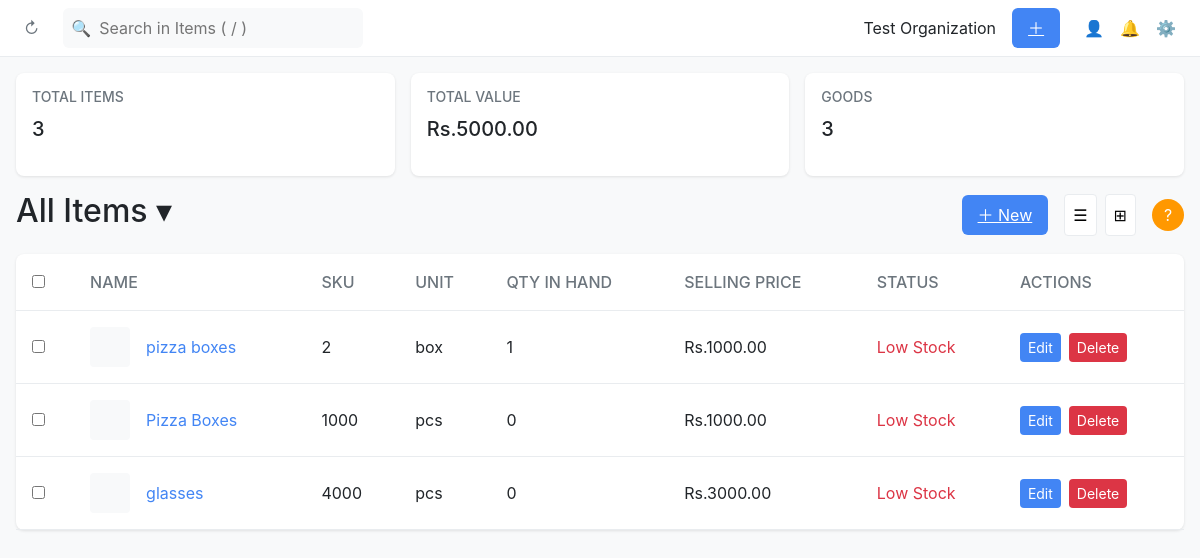
/items (signed in), run on an earlier commit of the app's database.
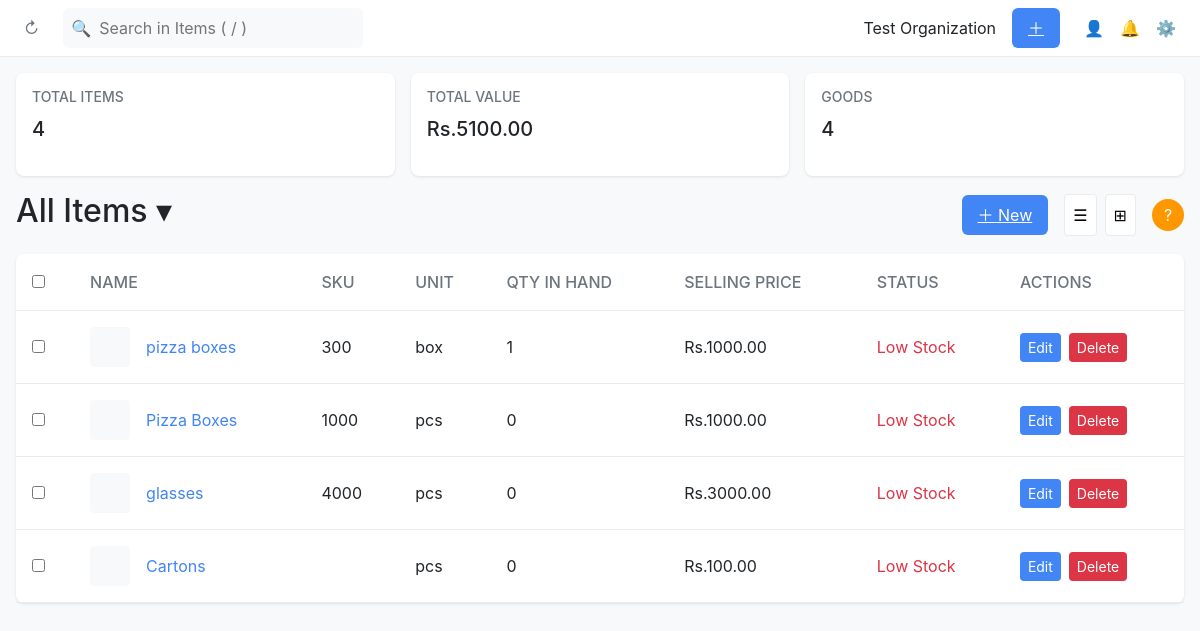
And on a later commit of the database.
### app.py (models this page shows)
class Item(db.Model):
    id = db.Column(db.Integer, primary_key=True)
    name = db.Column(db.String(100), nullable=False)
    sku = db.Column(db.String(50))
    unit = db.Column(db.String(20), nullable=False)
    returnable = db.Column(db.Boolean, default=True)
    selling_price = db.Column(db.Float)
    cost_price = db.Column(db.Float)
    tax_rate = db.Column(db.Float)
    quantity_in_hand = db.Column(db.Integer, default=0)
    quantity_to_receive = db.Column(db.Integer, default=0)
    reorder_point = db.Column(db.Integer, default=10)

### app.py (the view)
@app.route('/items')
@admin_required
@login_required
def item_list():
    items = Item.query.all()
    total_items = len(items)
    total_value = sum(item.selling_price for item in items if item.selling_price)
    item_types = {
        "Goods": Item.query.count()
    }
    flash(f"Viewing list of {total_items} items.", "info")
    return render_template(
        "item_list.html",
        items=items,
        total_items=total_items,
        total_value=total_value,
        item_types=item_types,
        show_sidebar=True
    )

### app.py (called while the page is built)
def admin_required(f):
    @wraps(f)
    def decorated_function(*args, **kwargs):
        if not current_user.is_authenticated:
            flash("Please login to access this page.", "error")
            return redirect(url_for("loginFunction"))
        if current_user.role != "admin":
            flash("Access denied: Admin privileges required for this operation.", "error")
            return redirect(url_for("dashboard"))
        return f(*args, **kwargs)
    return decorated_function

@login_manager.user_loader
def load_user(user_id):
    return db.session.get(User, int(user_id))

### templates/item_list.html (shortened to what the changed rows need)
<!DOCTYPE html>
<html lang="en">
<head>
    <link href="https://cdn.jsdelivr.net/npm/bootstrap@5.1.3/dist/css/bootstrap.min.css" rel="stylesheet">
</head>
<body>
    <div class="content">
        <div class="summary-stats">
            <div class="stat-card">
                <h3>TOTAL ITEMS</h3>
                <p>{{ total_items }}</p>
            </div>
            <div class="stat-card">
                <h3>TOTAL VALUE</h3>
                <p>Rs.{{ "%.2f"|format(total_value) }}</p>
            </div>
            {% for type, count in item_types.items() %}
            <div class="stat-card">
                <h3>{{ type|upper }}</h3>
                <p>{{ count }}</p>
            </div>
            {% endfor %}
        </div>
        <div class="header">
            <h2>All Items ▾</h2>
        </div>
    <div class="table-container">
        <table>
            <thead>
                <tr>
                    <th><input type="checkbox"></th>
                    <th>NAME</th>
                    <th>SKU</th>
                    <th>UNIT</th>
                    <th>QTY IN HAND</th>
                    <th>SELLING PRICE</th>
                    <th>STATUS</th>
                    <th>ACTIONS</th>
                </tr>
            </thead>
            <tbody>
                {% for item in items %}
                <tr>
                    <td><input type="checkbox"></td>
                    <td>
                        <div class="name-cell">
                            <div class="item-image"></div>
                            <a href="#" class="item-name">{{ item.name }}</a>
                        </div>
                    </td>
                    <td>{{ item.sku }}</td>
                    <td>{{ item.unit }}</td>
                    <td>{{ item.quantity_in_hand }}</td>
                    <td>Rs.{{ "%.2f"|format(item.selling_price) }}</td>
                    <td>
                        {% if item.quantity_in_hand <= item.reorder_point %}
                            <span style="color: #dc3545;">Low Stock</span>
                        {% elif item.quantity_in_hand == 0 %}
                            <span style="color: #dc3545;">Out of Stock</span>
                        {% else %}
                            <span style="color: #28a745;">In Stock</span>
                        {% endif %}
                    </td>
                    <td>
                        <div class="action-buttons">
                            <button class="action-button edit-button"
                                    onclick="openEditModal({{ item.id }}, '{{ item.name }}', '{{ item.sku }}',
                                    '{{ item.unit }}', {{ item.quantity_in_hand }}, {{ item.reorder_point }},
                                    {{ item.selling_price }}, {{ item.cost_price or 'null' }},
                                    {{ item.tax_rate or 'null' }}, {{ 'true' if item.returnable else 'false' }})">
                                Edit
                            </button>
                            <button class="action-button delete-button"
                                    onclick="confirmDelete({{ item.id }}x   , '{{ item.name }}')">
                                Delete
                            </button>
                        </div>
                    </td>
                </tr>
                {% endfor %}
            </tbody>
        </table>
    </div>
</body>
</html>

What changed in the data, as far as the page shows it:
changed Item "pizza boxes": sku "2" → "300"
added Item: name "Cartons", unit "pcs", quantity_in_hand "0", selling_price "100.00", reorder_point "Low Stock"
Also different on the page:
{{ total_items }}: "3" → "4"
{{ "%.2f"|format(total_value) }}: "5000.00" → "5100.00"
new list line: "GOODS 4"
list line gone: "GOODS 3"
